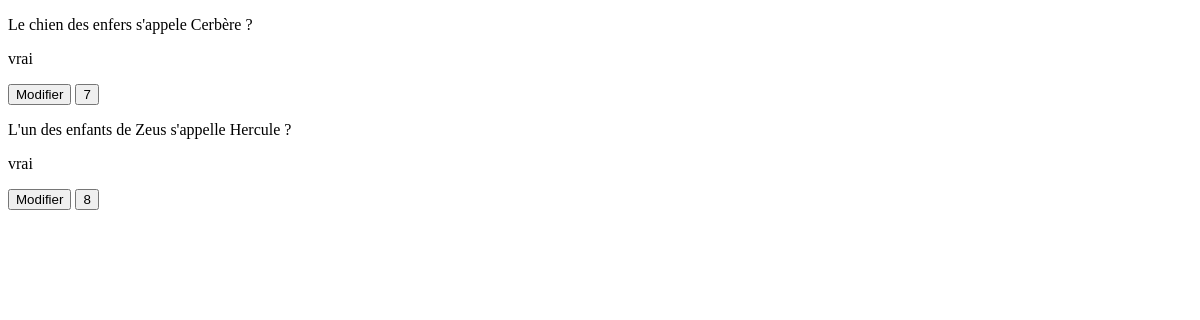
Page /liste.php on the earlier database version.
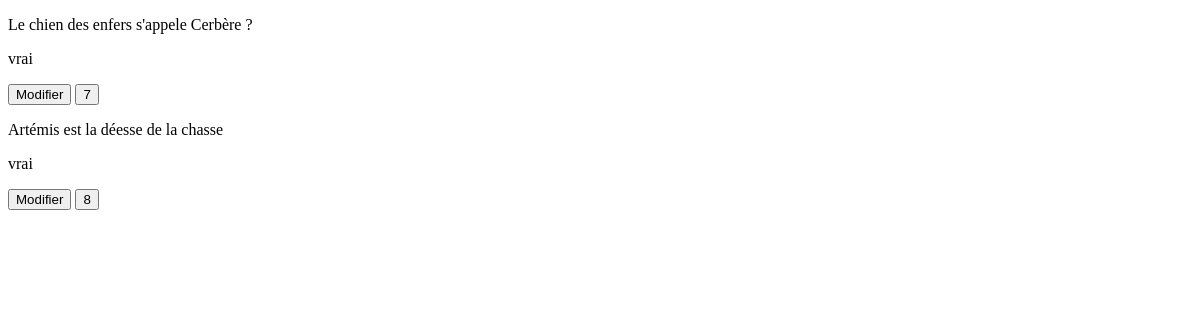
Same page on the later database version.
### tables this page shows
CREATE TABLE questions(
                id INTEGER PRIMARY KEY AUTOINCREMENT,
                question TEXT NOT NULL,
                reponse VARCHAR(10) NOT NULL 
        );

### liste.php (the view, shortened to what this page needs)
<!DOCTYPE html>
<html lang="en">
<head>
</head>
<body>
<?php
$pdo = new PDO('sqlite:' . dirname(__FILE__) . '/assets/php/database.db');;
$questions = $pdo->query(
    'SELECT * FROM questions'
) -> fetchAll();
foreach ($questions as $question){
  ?>
<article>
    <p><?= $question["question"]?></p>
    <p><?= $question["reponse"]?></p>
    <button type="submit" class="mod">Modifier</button>
    <button type="submit" class="supp"><?=$question["id"]?></button>
</article>
<?php } ?>
</body>
</html>

Differences in the rows shown:
changed questions id 8: question "L'un des enfants de Zeus s'appelle Hercule ?" → "Artémis est la déesse de la chasse"
